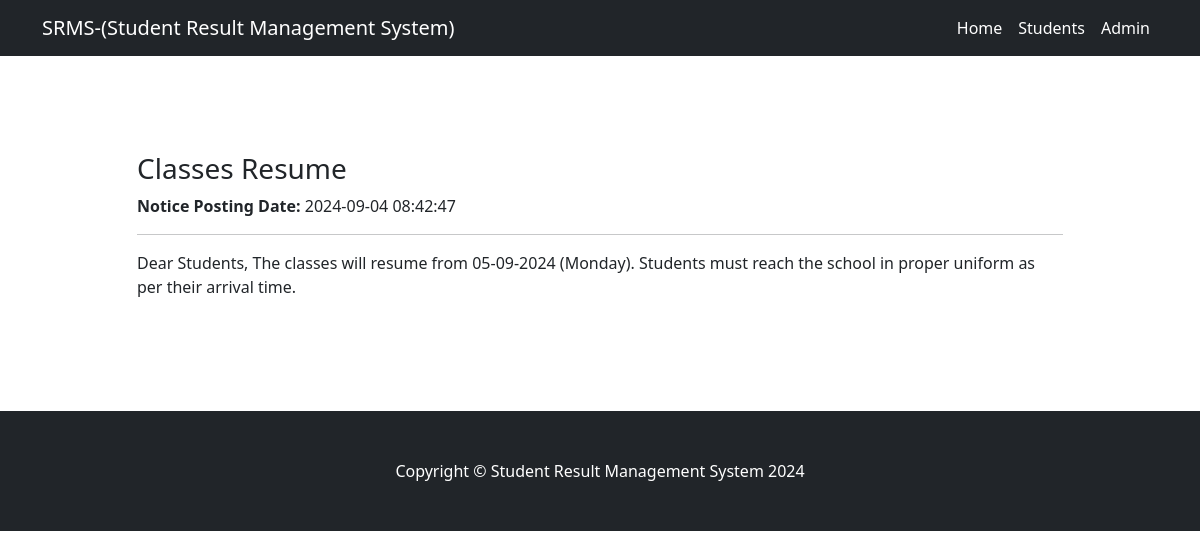
The app's page /srf/notice-details.php?nid=1 with its own data.
### tables this page shows
CREATE TABLE `tblnotice` (
  `id` int(11) NOT NULL,
  `noticeTitle` varchar(255) DEFAULT NULL,
  `noticeDetails` mediumtext,
  `postingDate` timestamp NULL DEFAULT CURRENT_TIMESTAMP
);

### srf/notice-details.php (the view, shortened to what this page needs)
<?php
include('includes/config.php');
?>
<!DOCTYPE html>
<html lang="en">
    <head>
        <link href="assets/css/styles.css" rel="stylesheet" />
    </head>
    <body>
        <nav class="navbar navbar-expand-lg navbar-dark bg-dark">
            <div class="container">
                <a class="navbar-brand" href="index.php">SRMS-(Student Result Management System)</a>
                <div class="collapse navbar-collapse" id="navbarSupportedContent">
                    <ul class="navbar-nav ms-auto mb-2 mb-lg-0">
                        <li class="nav-item"><a class="nav-link active" aria-current="page" href="#!">Home</a></li>
                        <li class="nav-item"><a class="nav-link active" href="find-result.php">Students</a></li>
                        <li class="nav-item"><a class="nav-link active" href="admin-login.php">Admin</a></li>
                    </ul>
                </div>
            </div>
        </nav>
        <section class="py-5">
            <div class="container my-5">
                <div class="row justify-content-center">
                    <div class="col-lg-10">
 <?php
$noticeid=$_GET['nid'];
$sql = "SELECT * from tblnotice where id='$noticeid'";
$query = $dbh->prepare($sql);
$query->execute();
$results=$query->fetchAll(PDO::FETCH_OBJ);
if($query->rowCount() > 0)
{
foreach($results as $result)
{   ?>
                        <h3><?php echo htmlentities($result->noticeTitle);?></h3>
                        <p><strong>Notice Posting Date:</strong>  <?php echo htmlentities($result->postingDate);?></p>
                                                <hr color="#000" />
<p><?php echo htmlentities($result->noticeDetails);?></p>
<?php }} ?>
                    </div>
                </div>
            </div>
        </section>
        <footer class="py-5 bg-dark">
            <div class="container"><p class="m-0 text-center text-white">Copyright &copy; Student Result Management System <?php echo date('Y');?></p></div>
        </footer>
    </body>
</html>

### records on screen
tblnotice: noticeTitle "Classes Resume", postingDate "2024-09-04 08:42:47", noticeDetails "Dear Students, The classes will resume from 05-09-2024 (Monday). Students must reach the school in proper uniform as per their arrival time."
